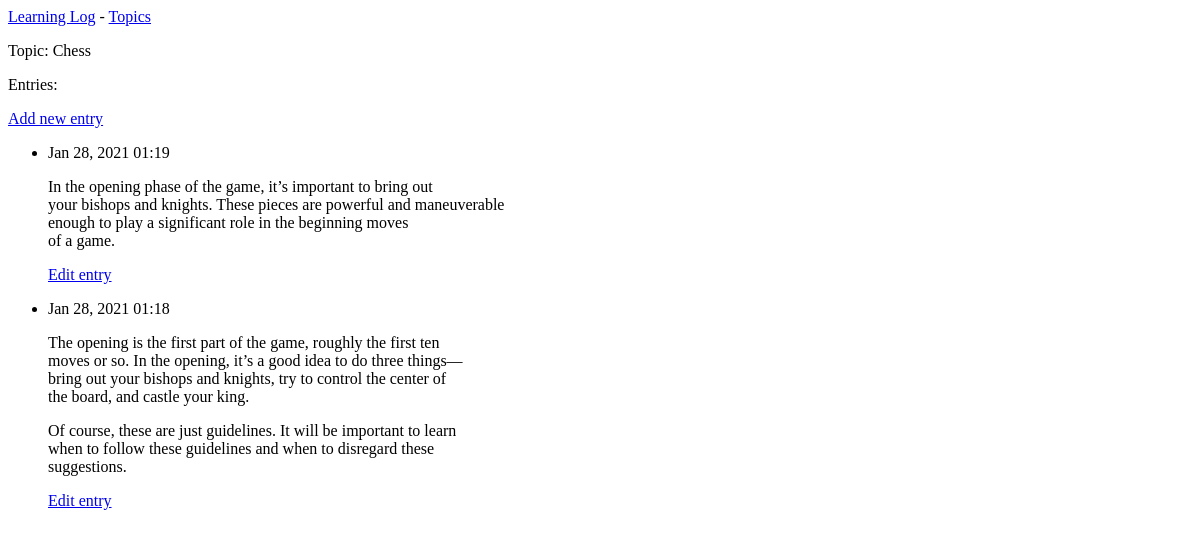
Page /topics/1/ on the earlier database version.
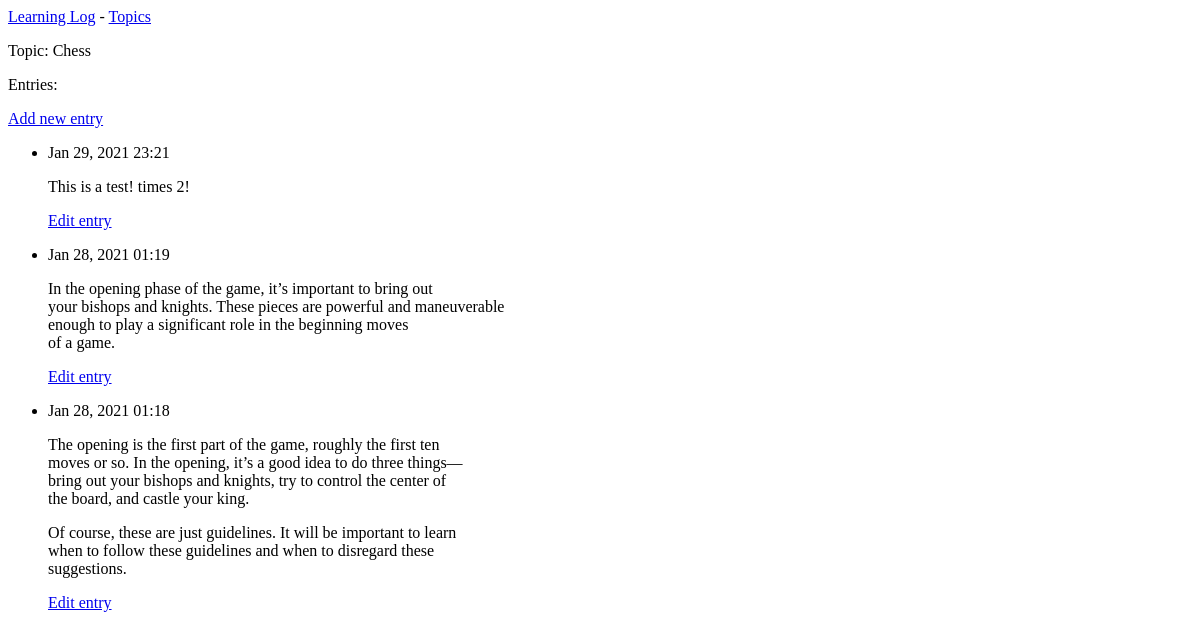
Same page on the later database version.
### learningLogs/models.py (models this page shows, shortened)
class Topic(models.Model):
    text = models.CharField(max_length=200)
    dateAdded = models.DateTimeField(auto_now_add=True)
    def __str__(self):
        return self.text

class Entry(models.Model):
    topic = models.ForeignKey(Topic, on_delete=models.CASCADE)
    text = models.TextField()
    dateAdded = models.DateTimeField(auto_now_add=True)
    class Meta:
        verbose_name_plural = "entries"

### learningLogs/views.py (the view)
# urls.py: path("topics/<int:topic_id>/", views.topic, name="topic"),
def topic(request, topic_id):
    topic = Topic.objects.get(id=topic_id)
    entries = topic.entry_set.order_by("-dateAdded")
    context = {
        "topic": topic,
        "entries": entries
        }
    return render(request, "learningLogs/topic.html", context)

### learningLogs/templates/learningLogs/topic.html (shortened to what this page needs)
{% extends "learningLogs/base.html" %}
{% block content %}
    <p>Topic: {{ topic }}</p>
    <p>Entries:</p>
    <p>
        <a href="{% url 'learningLogs:newEntry' topic.id %}">Add new entry</a>
    </p>
    <ul>
    {% for entry in entries %}
        <li>
            <p>{{ entry.dateAdded|date:"M d, Y H:i" }}</p>
            <p>{{ entry.text|linebreaks }} </p>
            <p>
                <a href="{% url 'learningLogs:editEntry' entry.id %}">Edit entry</a>
            </p>
        </li>
    {% empty %}
        <li>There are no entries for this topic yet.</li>
    {% endfor %}
    </ul>
{% endblock content %}

### learningLogs/templates/learningLogs/base.html
<p>
    <a href="{% url "learningLogs:index" %}">Learning Log</a> -
    <a href="{% url "learningLogs:topics" %}">Topics</a>
</p>
{% block content %}{% endblock content %}

Differences in the rows shown:
added Entry: dateAdded "Jan 29, 2021 23:21", text "This is a test! times 2!"
